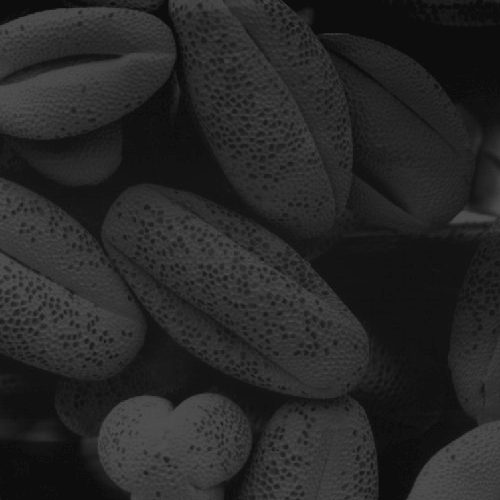
%> input picture histogram_equalization/Fig0.tif, 500 x 500 px
$ octave p1.m   (GNU Octave 9; MATLAB toolbox functions it lacks are replaced by stand-ins)
%> lines starting %> are read from the running program, lines starting %| are printed output that depends on the picture
grayimage=double(imread('Fig0.tif'));
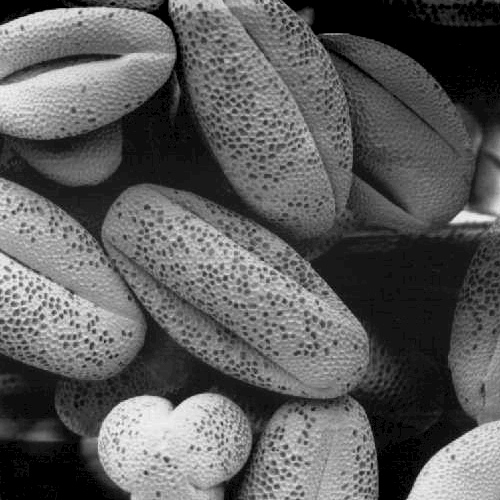
%> grayimage: size 500x500 double; min 13, max 83, mean 38.7; mean of the top-left, top-right, bottom-left and bottom-right quarters 41, 32.8, 43.3, 37.9; drawn with min black and max white
[dx,dy] = gradient(grayimage);
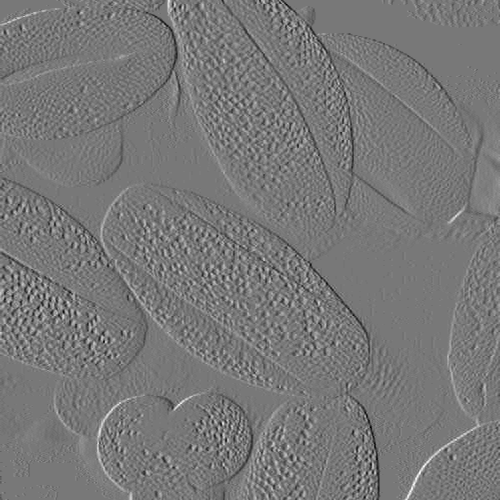
%> dx: size 500x500 double; min -21, max 23.5, mean 0; drawn with min black and max white
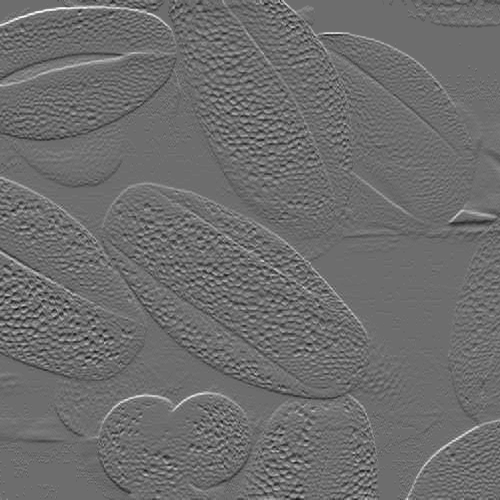
%> dy: size 500x500 double; min -21.5, max 28.5, mean 0; drawn with min black and max white
gradmag = (abs(dx) + abs(dy))/2;
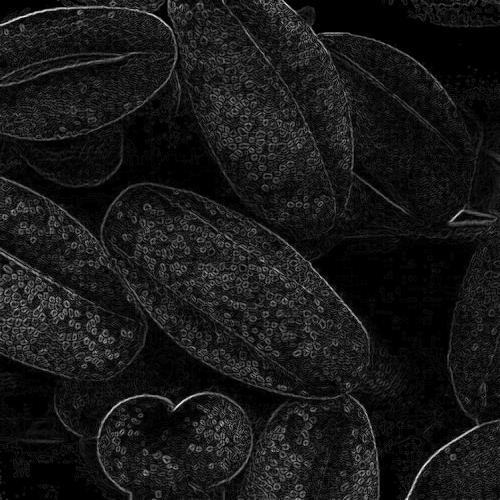
%> gradmag: size 500x500 double; min 0, max 20.75, mean 1.9; drawn with min black and max white
figure(1);
imagesc(gradmag);
colorbar;
title('Gradient magnitude at every pixel');
